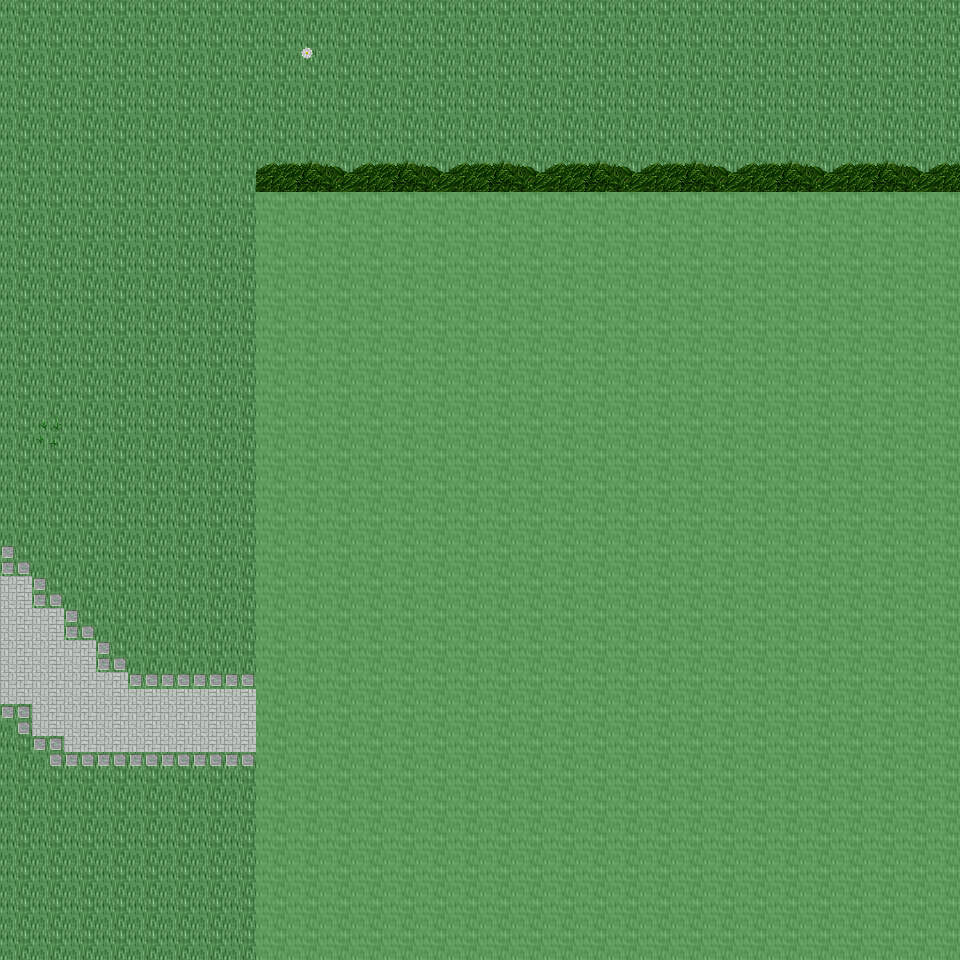

The image is a tile-based game level rendered from a .tmx file. Its description and source (layers, tilesets, objects; grid data summarised) follow:
An orthogonal 30x30 tile map with 32x32 px tiles, 6 tile layers (Ground, Object, Object2, Above, ...), 29 tilesets and 3 objects (3x mapExit).

<map version="1.0" orientation="orthogonal" renderorder="right-down" width="30" height="30" tilewidth="32" tileheight="32" nextobjectid="4">
  <tileset firstgid="1" name="tileset_ground_ground" tilewidth="32" tileheight="32" tilecount="33" columns="3">
    <image source="../drawable/tileset_ground_ground.png" width="96" height="352" />
  </tileset>
  <tileset firstgid="34" name="tileset_plant_flower_daisy_white" tilewidth="32" tileheight="32" tilecount="8" columns="2">
    <image source="../drawable/tileset_plant_flower_daisy_white.png" width="64" height="128" />
  </tileset>
  <tileset firstgid="42" name="tileset_plant_grasses" tilewidth="32" tileheight="32" tilecount="6" columns="3">
    <image source="../drawable/tileset_plant_grasses.png" width="96" height="64" />
  </tileset>
  <tileset firstgid="48" name="tileset_plant_flower_daisy_yellow" tilewidth="32" tileheight="32" tilecount="8" columns="2">
    <image source="../drawable/tileset_plant_flower_daisy_yellow.png" width="64" height="128" />
  </tileset>
  <tileset firstgid="56" name="tileset_plant_leaves" tilewidth="32" tileheight="32" tilecount="8" columns="4">
    <image source="../drawable/tileset_plant_leaves.png" width="128" height="64" />
  </tileset>
  <tileset firstgid="64" name="tileset_building_wall_wall_brown" tilewidth="32" tileheight="32" tilecount="12" columns="3">
    <image source="../drawable/tileset_building_wall_wall_brown.png" width="96" height="128" />
  </tileset>
  <tileset firstgid="76" name="tileset_building_wall_stone" tilewidth="32" tileheight="32" tilecount="12" columns="3">
    <image source="../drawable/tileset_building_wall_stone.png" width="96" height="128" />
  </tileset>
  <tileset firstgid="88" name="tileset_plant_bush_bushes" tilewidth="32" tileheight="32" tilecount="10" columns="5">
    <image source="../drawable/tileset_plant_bush_bushes.png" width="160" height="64" />
  </tileset>
  <tileset firstgid="98" name="tileset_plant_cactus" tilewidth="32" tileheight="32" tilecount="2" columns="1">
    <image source="../drawable/tileset_plant_cactus.png" width="32" height="64" />
  </tileset>
  <tileset firstgid="100" name="tileset_plant_stump_stump_brown" tilewidth="32" tileheight="32" tilecount="4" columns="2">
    <image source="../drawable/tileset_plant_stump_stump_brown.png" width="64" height="64" />
  </tileset>
  <tileset firstgid="104" name="tileset_plant_tree_tree_darkgreen" tilewidth="32" tileheight="32" tilecount="88" columns="8">
    <image source="../drawable/tileset_plant_tree_tree_darkgreen.png" width="256" height="352" />
  </tileset>
  <tileset firstgid="192" name="tileset_building_window_window_long" tilewidth="32" tileheight="32" tilecount="3" columns="3">
    <image source="../drawable/tileset_building_window_window_long.png" width="96" height="32" />
  </tileset>
  <tileset firstgid="195" name="tileset_building_door_door_n" tilewidth="32" tileheight="32" tilecount="6" columns="3">
    <image source="../drawable/tileset_building_door_door_n.png" width="96" height="64" />
  </tileset>
  <tileset firstgid="201" name="tileset_building_roof_green" tilewidth="32" tileheight="32" tilecount="20" columns="5">
    <image source="../drawable/tileset_building_roof_green.png" width="160" height="128" />
  </tileset>
  <tileset firstgid="221" name="tileset_plant_vine" tilewidth="32" tileheight="32" tilecount="3" columns="1">
    <image source="../drawable/tileset_plant_vine.png" width="32" height="96" />
  </tileset>
  <tileset firstgid="224" name="tileset_item_corpse_skull_dark" tilewidth="32" tileheight="32" tilecount="2" columns="2">
    <image source="../drawable/tileset_item_corpse_skull_dark.png" width="64" height="32" />
  </tileset>
  <tileset firstgid="226" name="tileset_logic_creature_animal" tilewidth="32" tileheight="32" tilecount="32" columns="8">
    <image source="../drawable/tileset_logic_creature_animal.png" width="256" height="128" />
  </tileset>
  <tileset firstgid="258" name="tileset_logic_creature_elf" tilewidth="32" tileheight="32" tilecount="16" columns="8">
    <image source="../drawable/tileset_logic_creature_elf.png" width="256" height="64" />
  </tileset>
  <tileset firstgid="274" name="tileset_logic_collision" tilewidth="32" tileheight="32" tilecount="1" columns="1">
    <image source="../drawable/tileset_logic_collision.png" width="32" height="32" />
  </tileset>
  <tileset firstgid="275" name="tileset_logic_creature_human_evil" tilewidth="32" tileheight="32" tilecount="16" columns="8">
    <image source="../drawable/tileset_logic_creature_human_evil.png" width="256" height="64" />
  </tileset>
  <tileset firstgid="291" name="tileset_building_door_closed" tilewidth="32" tileheight="32" tilecount="1" columns="1">
    <image source="../drawable/tileset_building_door_closed.png" width="32" height="32" />
  </tileset>
  <tileset firstgid="292" name="tileset_logic_portal" tilewidth="32" tileheight="32" tilecount="24" columns="8">
    <image source="../drawable/tileset_logic_portal.png" width="256" height="96" />
  </tileset>
  <tileset firstgid="316" name="tileset_ground_blue_paving" tilewidth="32" tileheight="32" tilecount="2" columns="1">
    <image source="../drawable/tileset_ground_blue_paving.png" width="32" height="64" />
  </tileset>
  <tileset firstgid="318" name="tileset_ground_green_paving" tilewidth="32" tileheight="32" tilecount="18" columns="3">
    <image source="../drawable/tileset_ground_green_paving.png" width="96" height="192" />
  </tileset>
  <tileset firstgid="336" name="tileset_logic_protection" tilewidth="32" tileheight="32" tilecount="2" columns="2">
    <image source="../drawable/tileset_logic_protection.png" width="64" height="32" />
  </tileset>
  <tileset firstgid="338" name="tileset_object_rotating_crystal" tilewidth="32" tileheight="32" tilecount="48" columns="8">
    <image source="../drawable/tileset_object_rotating_crystal.png" width="256" height="192" />
  </tileset>
  <tileset firstgid="386" name="tileset_light_white_1x1" tilewidth="32" tileheight="32" tilecount="1" columns="1">
    <image source="../drawable/tileset_light_white_1x1.png" width="32" height="32" />
  </tileset>
  <tileset firstgid="387" name="tileset_light_light_5x5" tilewidth="32" tileheight="32" tilecount="25" columns="5">
    <image source="../drawable/tileset_light_light_5x5.png" width="160" height="160" />
  </tileset>
  <tileset firstgid="412" name="tileset_logic_creature_ogre" tilewidth="32" tileheight="32" tilecount="4" columns="4">
    <image source="../drawable/tileset_logic_creature_ogre.png" width="128" height="32" />
  </tileset>
  <layer name="Ground" width="30" height="30">
    <data>[900 cells, 900 non-empty, 2 distinct tile ids]</data>
  </layer>
  <layer name="Object" width="30" height="30">
    <data>[900 cells, 18 non-empty, 6 distinct tile ids]</data>
  </layer>
  <layer name="Object2" width="30" height="30">
    <data>[900 cells, 0 non-empty, 0 distinct tile ids]</data>
  </layer>
  <layer name="Above" width="30" height="30">
    <data>[900 cells, 550 non-empty, 21 distinct tile ids]</data>
  </layer>
  <layer name="Above2" width="30" height="30">
    <data>[900 cells, 7 non-empty, 1 distinct tile ids]</data>
  </layer>
  <layer name="Walkable" width="30" height="30">
    <data>[900 cells, 528 non-empty, 1 distinct tile ids]</data>
  </layer>
  <objectgroup name="MapEvents">
    <object id="1" name="north" type="mapExit" x="0" y="0" width="960" height="32">
      <properties>
        <property name="map" value="level_0_x174_y59" />
        <property name="x" value="0" />
        <property name="y" value="28" />
      </properties>
    </object>
    </objectgroup>
</map>
<!-- 2 of 3 objects omitted -->
